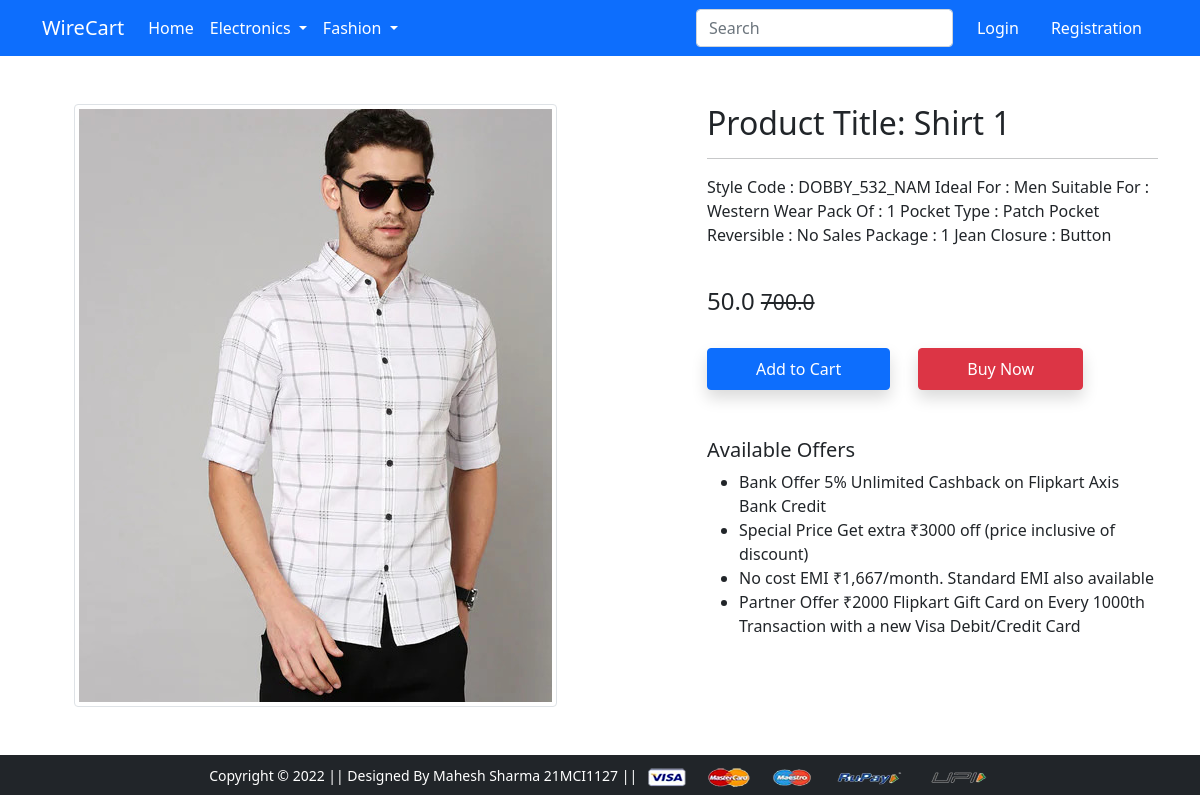
Screenshot of /product-detail/1 with the database file from the repository.
### app/models.py (models this page shows, shortened)
class Product(models.Model):
    title = models.CharField ( max_length = 100 )
    selling_price = models.FloatField ( )
    discounted_price = models.FloatField ( )
    description = models.TextField ( )
    brand = models.CharField(max_length = 100 )
    category = models.CharField ( choices = CATEGORY_CHOICES , max_length = 2 )
    product_image = models.ImageField(upload_to = ' productimg')

### app/views.py (the view)
# urls.py: path('product-detail/<int:pk>', views.ProductDetailView.as_view(), name='product-detail'),
class ProductDetailView(View):
    def get(self, request, pk):
        product = Product.objects.get(pk=pk)
        return render(request, 'app/productdetail.html', {'product': product})

### app/templates/app/productdetail.html (shortened to what this page needs)
{% extends 'app/base.html' %}
{% load static %}
{% block main-content %}
<div class="container my-5">
 <div class="row">
  <div class="col-sm-6 text-center align-self-center">
   <img src="{{product.product_image.url}}" alt="" class="img-fluid img-thumbnail">
  </div>
  <div class="col-sm-5 offset-sm-1">
   <h2>Product Title: {{product.title}} </h2>
   <hr>
   <p> {{product.description}} </p> <br>
   <h4> {{product.discounted_price}} <small class="fw-light text-decoration-line-through"> {{product.selling_price}} </small></h4> <br>
   <a href="{% url 'add-to-cart' %}" class="btn btn-primary shadow px-5 py-2">Add to Cart</a>
   <a href="{% url 'buy-now' %}" class="btn btn-danger shadow px-5 py-2 ms-4">Buy Now</a>
   <h5 class="mt-5">Available Offers</h5>
   <ul>
    <li>Bank Offer 5% Unlimited Cashback on Flipkart Axis Bank Credit</li>
    <li>Special Price Get extra ₹3000 off (price inclusive of discount)</li>
    <li>No cost EMI ₹1,667/month. Standard EMI also available</li>
    <li>Partner Offer ₹2000 Flipkart Gift Card on Every 1000th Transaction with a new Visa Debit/Credit Card</li>
   </ul>
  </div>
 </div>
</div>
{% endblock main-content %}

### rows the page displays
Product: product_image (picture), title "Shirt 1", description "Style Code : DOBBY_532_NAM Ideal For : Men Suitable For : Western Wear Pack Of : 1 Pocket Type : Patch Pocket Reversible : No Sales Package : 1 Jean Closure : Button", discounted_price "50.0", selling_price "700.0"
